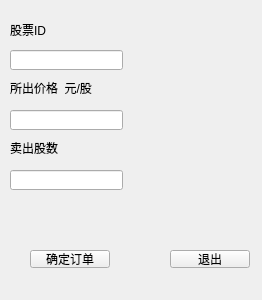
<?xml version="1.0" encoding="UTF-8"?>
<ui version="4.0">
 <class>jiaoyi2</class>
 <widget class="QWidget" name="jiaoyi2">
  <property name="geometry">
   <rect>
    <x>0</x>
    <y>0</y>
    <width>262</width>
    <height>300</height>
   </rect>
  </property>
  <property name="windowTitle">
   <string>卖出订单</string>
  </property>
  <widget class="QLabel" name="label">
   <property name="geometry">
    <rect>
     <x>10</x>
     <y>20</y>
     <width>101</width>
     <height>20</height>
    </rect>
   </property>
   <property name="text">
    <string>股票ID</string>
   </property>
  </widget>
  <widget class="QLabel" name="label_2">
   <property name="geometry">
    <rect>
     <x>10</x>
     <y>80</y>
     <width>111</width>
     <height>16</height>
    </rect>
   </property>
   <property name="text">
    <string>所出价格  元/股</string>
   </property>
  </widget>
  <widget class="QLabel" name="label_3">
   <property name="geometry">
    <rect>
     <x>10</x>
     <y>140</y>
     <width>51</width>
     <height>16</height>
    </rect>
   </property>
   <property name="text">
    <string>卖出股数</string>
   </property>
  </widget>
  <widget class="QLineEdit" name="ID">
   <property name="geometry">
    <rect>
     <x>10</x>
     <y>50</y>
     <width>113</width>
     <height>20</height>
    </rect>
   </property>
  </widget>
  <widget class="QLineEdit" name="jiage">
   <property name="geometry">
    <rect>
     <x>10</x>
     <y>110</y>
     <width>113</width>
     <height>20</height>
    </rect>
   </property>
  </widget>
  <widget class="QLineEdit" name="num">
   <property name="geometry">
    <rect>
     <x>10</x>
     <y>170</y>
     <width>113</width>
     <height>20</height>
    </rect>
   </property>
  </widget>
  <widget class="QPushButton" name="queding">
   <property name="geometry">
    <rect>
     <x>30</x>
     <y>250</y>
     <width>80</width>
     <height>18</height>
    </rect>
   </property>
   <property name="text">
    <string>确定订单</string>
   </property>
  </widget>
  <widget class="QPushButton" name="close">
   <property name="geometry">
    <rect>
     <x>170</x>
     <y>250</y>
     <width>80</width>
     <height>18</height>
    </rect>
   </property>
   <property name="text">
    <string>退出</string>
   </property>
  </widget>
 </widget>
 <resources/>
 <connections/>
</ui>
